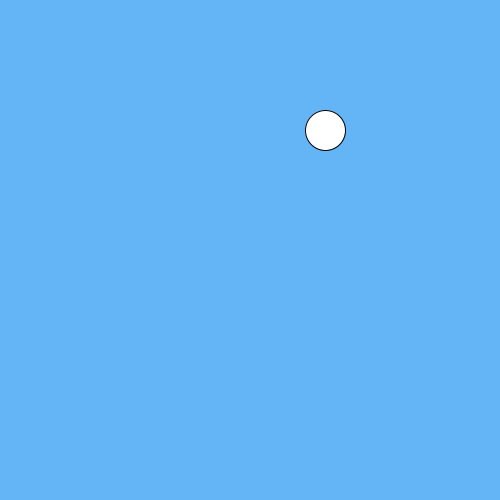
Frame 1 (no input)
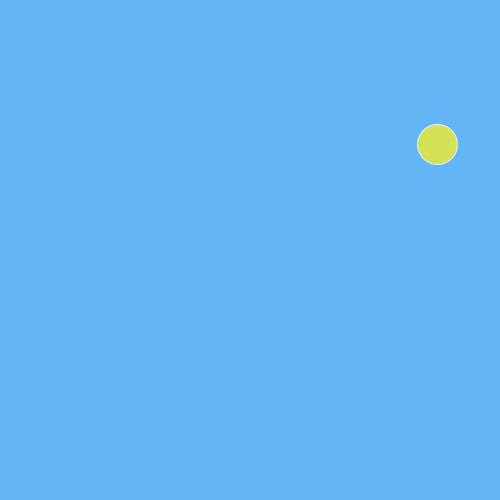
Frame 60 (the mouse pressed at the canvas centre just before this capture)
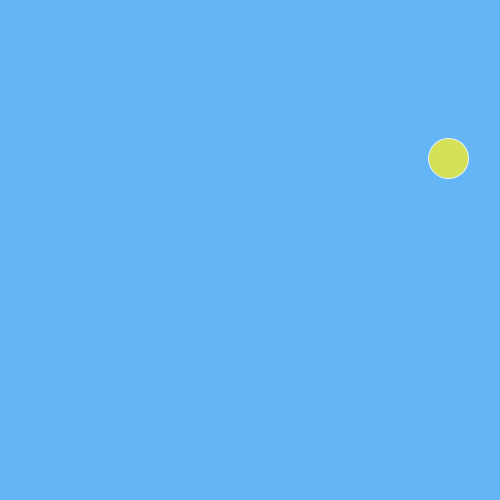
Frame 120 (the mouse held since frame 60 and released just before this capture)

The Processing sketch that drew these frames (run headless with seeded random() and noise(); from frame 60 on, the mouse is pressed at the canvas centre):

// Processing sketch: sketch_01_01_motion_ball
// ── sketch_01_01_motion_ball.pde
// Find tutorial on Youtube - The Coding Train

class Ball {

  float x = random(500);
  float y = random(500);
  float xspeed = random(0,2);
  float yspeed = random(0,1);
  
  void move() {
      x = x + xspeed;
      y = y + yspeed;
    
      if ((x > 500) || (x < 0)) {
        xspeed = xspeed * -1;
      } 
    
      if ((y > 500) || (y < 0)) {
        yspeed = yspeed * -1;
      }
    } 
    
    void render() {
     ellipse(x, y, 40, 40);
     fill(212,225,87);
     stroke(227,242,253);
     }
  }
  
Ball ball1;

void setup() {
  size(500, 500);
  ball1 = new Ball();
  smooth();
}

void draw() {
  background(100,181,246);
  ball1.move();
  ball1.render();
}

  
